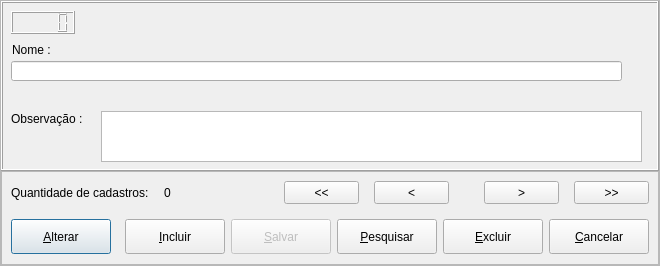
<?xml version="1.0" encoding="UTF-8"?>
<ui version="4.0">
 <class>CadApp</class>
 <widget class="QDialog" name="CadApp">
  <property name="geometry">
   <rect>
    <x>0</x>
    <y>0</y>
    <width>660</width>
    <height>266</height>
   </rect>
  </property>
  <property name="windowTitle">
   <string>Dialog</string>
  </property>
  <layout class="QVBoxLayout" name="verticalLayout">
   <property name="spacing">
    <number>0</number>
   </property>
   <property name="leftMargin">
    <number>0</number>
   </property>
   <property name="topMargin">
    <number>0</number>
   </property>
   <property name="rightMargin">
    <number>0</number>
   </property>
   <property name="bottomMargin">
    <number>0</number>
   </property>
   <item>
    <widget class="QFrame" name="frame">
     <property name="frameShape">
      <enum>QFrame::StyledPanel</enum>
     </property>
     <property name="frameShadow">
      <enum>QFrame::Raised</enum>
     </property>
     <layout class="QVBoxLayout" name="verticalLayout_3">
      <property name="spacing">
       <number>0</number>
      </property>
      <property name="leftMargin">
       <number>0</number>
      </property>
      <property name="topMargin">
       <number>0</number>
      </property>
      <property name="rightMargin">
       <number>0</number>
      </property>
      <property name="bottomMargin">
       <number>0</number>
      </property>
      <item>
       <widget class="QFrame" name="frame_3">
        <property name="frameShape">
         <enum>QFrame::Box</enum>
        </property>
        <property name="frameShadow">
         <enum>QFrame::Raised</enum>
        </property>
        <widget class="QLCDNumber" name="lcd_id">
         <property name="geometry">
          <rect>
           <x>10</x>
           <y>10</y>
           <width>64</width>
           <height>23</height>
          </rect>
         </property>
        </widget>
        <widget class="QLabel" name="label_3">
         <property name="geometry">
          <rect>
           <x>10</x>
           <y>110</y>
           <width>81</width>
           <height>16</height>
          </rect>
         </property>
         <property name="text">
          <string>Observação :</string>
         </property>
        </widget>
        <widget class="QPlainTextEdit" name="plain_obs">
         <property name="geometry">
          <rect>
           <x>100</x>
           <y>110</y>
           <width>541</width>
           <height>51</height>
          </rect>
         </property>
        </widget>
        <widget class="QLineEdit" name="text_nome">
         <property name="geometry">
          <rect>
           <x>10</x>
           <y>60</y>
           <width>611</width>
           <height>20</height>
          </rect>
         </property>
        </widget>
        <widget class="QLabel" name="label">
         <property name="geometry">
          <rect>
           <x>11</x>
           <y>41</y>
           <width>171</width>
           <height>16</height>
          </rect>
         </property>
         <property name="text">
          <string>Nome :</string>
         </property>
        </widget>
       </widget>
      </item>
      <item>
       <widget class="QFrame" name="frame_2">
        <property name="maximumSize">
         <size>
          <width>1000</width>
          <height>94</height>
         </size>
        </property>
        <property name="frameShape">
         <enum>QFrame::StyledPanel</enum>
        </property>
        <property name="frameShadow">
         <enum>QFrame::Raised</enum>
        </property>
        <layout class="QVBoxLayout" name="verticalLayout_2">
         <property name="spacing">
          <number>15</number>
         </property>
         <property name="leftMargin">
          <number>9</number>
         </property>
         <property name="bottomMargin">
          <number>10</number>
         </property>
         <item>
          <layout class="QHBoxLayout" name="horizontalLayout_6">
           <item>
            <layout class="QHBoxLayout" name="horizontalLayout_4">
             <item>
              <widget class="QLabel" name="label_2">
               <property name="text">
                <string>Quantidade de cadastros:</string>
               </property>
              </widget>
             </item>
             <item>
              <widget class="QLabel" name="lbl_total">
               <property name="text">
                <string>0</string>
               </property>
              </widget>
             </item>
            </layout>
           </item>
           <item>
            <spacer name="horizontalSpacer_3">
             <property name="orientation">
              <enum>Qt::Horizontal</enum>
             </property>
             <property name="sizeHint" stdset="0">
              <size>
               <width>178</width>
               <height>20</height>
              </size>
             </property>
            </spacer>
           </item>
           <item>
            <layout class="QHBoxLayout" name="horizontalLayout_3">
             <item>
              <widget class="QPushButton" name="bnt_back_full">
               <property name="minimumSize">
                <size>
                 <width>75</width>
                 <height>23</height>
                </size>
               </property>
               <property name="maximumSize">
                <size>
                 <width>75</width>
                 <height>23</height>
                </size>
               </property>
               <property name="toolTip">
                <string>&lt;html&gt;&lt;head/&gt;&lt;body&gt;&lt;p&gt;Ir para o primeiro...&lt;/p&gt;&lt;/body&gt;&lt;/html&gt;</string>
               </property>
               <property name="text">
                <string>&lt;&lt;</string>
               </property>
               <property name="autoDefault">
                <bool>false</bool>
               </property>
              </widget>
             </item>
             <item>
              <widget class="QPushButton" name="bnt_back">
               <property name="minimumSize">
                <size>
                 <width>75</width>
                 <height>23</height>
                </size>
               </property>
               <property name="maximumSize">
                <size>
                 <width>75</width>
                 <height>23</height>
                </size>
               </property>
               <property name="toolTip">
                <string>&lt;html&gt;&lt;head/&gt;&lt;body&gt;&lt;p&gt;Voltar...&lt;/p&gt;&lt;/body&gt;&lt;/html&gt;</string>
               </property>
               <property name="text">
                <string>&lt;</string>
               </property>
               <property name="autoDefault">
                <bool>false</bool>
               </property>
              </widget>
             </item>
             <item>
              <spacer name="horizontalSpacer_2">
               <property name="orientation">
                <enum>Qt::Horizontal</enum>
               </property>
               <property name="sizeType">
                <enum>QSizePolicy::Minimum</enum>
               </property>
               <property name="sizeHint" stdset="0">
                <size>
                 <width>20</width>
                 <height>20</height>
                </size>
               </property>
              </spacer>
             </item>
             <item>
              <widget class="QPushButton" name="bnt_next">
               <property name="minimumSize">
                <size>
                 <width>75</width>
                 <height>23</height>
                </size>
               </property>
               <property name="maximumSize">
                <size>
                 <width>75</width>
                 <height>23</height>
                </size>
               </property>
               <property name="toolTip">
                <string>&lt;html&gt;&lt;head/&gt;&lt;body&gt;&lt;p&gt;Próximo...&lt;/p&gt;&lt;/body&gt;&lt;/html&gt;</string>
               </property>
               <property name="text">
                <string>&gt;</string>
               </property>
               <property name="autoDefault">
                <bool>false</bool>
               </property>
              </widget>
             </item>
             <item>
              <widget class="QPushButton" name="bnt_next_full">
               <property name="minimumSize">
                <size>
                 <width>75</width>
                 <height>23</height>
                </size>
               </property>
               <property name="maximumSize">
                <size>
                 <width>75</width>
                 <height>23</height>
                </size>
               </property>
               <property name="toolTip">
                <string>&lt;html&gt;&lt;head/&gt;&lt;body&gt;&lt;p&gt;&lt;span style=&quot; font-weight:600;&quot;&gt;Ir para o fim.&lt;/span&gt;&lt;/p&gt;&lt;/body&gt;&lt;/html&gt;</string>
               </property>
               <property name="text">
                <string>&gt;&gt;</string>
               </property>
               <property name="autoDefault">
                <bool>false</bool>
               </property>
              </widget>
             </item>
            </layout>
           </item>
          </layout>
         </item>
         <item>
          <layout class="QHBoxLayout" name="horizontalLayout">
           <property name="spacing">
            <number>6</number>
           </property>
           <property name="sizeConstraint">
            <enum>QLayout::SetDefaultConstraint</enum>
           </property>
           <property name="leftMargin">
            <number>0</number>
           </property>
           <item>
            <widget class="QPushButton" name="bnt_alterar">
             <property name="minimumSize">
              <size>
               <width>100</width>
               <height>30</height>
              </size>
             </property>
             <property name="maximumSize">
              <size>
               <width>131</width>
               <height>41</height>
              </size>
             </property>
             <property name="text">
              <string>&amp;Alterar</string>
             </property>
             <property name="icon">
              <iconset resource="../../My-Finance-QtDesigner/src/resources/icons.qrc">
               <normaloff>:/icons/pencil.png</normaloff>:/icons/pencil.png</iconset>
             </property>
             <property name="iconSize">
              <size>
               <width>25</width>
               <height>25</height>
              </size>
             </property>
            </widget>
           </item>
           <item>
            <spacer name="horizontalSpacer">
             <property name="orientation">
              <enum>Qt::Horizontal</enum>
             </property>
             <property name="sizeHint" stdset="0">
              <size>
               <width>58</width>
               <height>20</height>
              </size>
             </property>
            </spacer>
           </item>
           <item>
            <widget class="QPushButton" name="bnt_adicionar">
             <property name="enabled">
              <bool>true</bool>
             </property>
             <property name="minimumSize">
              <size>
               <width>100</width>
               <height>30</height>
              </size>
             </property>
             <property name="maximumSize">
              <size>
               <width>131</width>
               <height>41</height>
              </size>
             </property>
             <property name="text">
              <string>&amp;Incluir</string>
             </property>
             <property name="icon">
              <iconset resource="../../My-Finance-QtDesigner/src/resources/icons.qrc">
               <normaloff>:/icons/adicionar.png</normaloff>:/icons/adicionar.png</iconset>
             </property>
             <property name="iconSize">
              <size>
               <width>25</width>
               <height>25</height>
              </size>
             </property>
             <property name="shortcut">
              <string>Alt+I</string>
             </property>
            </widget>
           </item>
           <item>
            <widget class="QPushButton" name="bnt_salvar">
             <property name="enabled">
              <bool>false</bool>
             </property>
             <property name="minimumSize">
              <size>
               <width>100</width>
               <height>0</height>
              </size>
             </property>
             <property name="maximumSize">
              <size>
               <width>100</width>
               <height>36</height>
              </size>
             </property>
             <property name="text">
              <string>&amp;Salvar</string>
             </property>
             <property name="icon">
              <iconset resource="../../My-Finance-QtDesigner/src/resources/icons.qrc">
               <normaloff>:/icons/save.png</normaloff>:/icons/save.png</iconset>
             </property>
             <property name="iconSize">
              <size>
               <width>20</width>
               <height>20</height>
              </size>
             </property>
             <property name="shortcut">
              <string/>
             </property>
            </widget>
           </item>
           <item>
            <widget class="QPushButton" name="bnt_search">
             <property name="minimumSize">
              <size>
               <width>100</width>
               <height>29</height>
              </size>
             </property>
             <property name="maximumSize">
              <size>
               <width>100</width>
               <height>41</height>
              </size>
             </property>
             <property name="text">
              <string>&amp;Pesquisar</string>
             </property>
             <property name="icon">
              <iconset resource="../../My-Finance-QtDesigner/src/resources/icons.qrc">
               <normaloff>:/icons/search.png</normaloff>:/icons/search.png</iconset>
             </property>
             <property name="iconSize">
              <size>
               <width>17</width>
               <height>17</height>
              </size>
             </property>
             <property name="shortcut">
              <string>Alt+P</string>
             </property>
             <property name="checkable">
              <bool>false</bool>
             </property>
             <property name="checked">
              <bool>false</bool>
             </property>
             <property name="autoRepeat">
              <bool>false</bool>
             </property>
            </widget>
           </item>
           <item>
            <widget class="QPushButton" name="bnt_excluir">
             <property name="minimumSize">
              <size>
               <width>100</width>
               <height>20</height>
              </size>
             </property>
             <property name="maximumSize">
              <size>
               <width>131</width>
               <height>41</height>
              </size>
             </property>
             <property name="text">
              <string>&amp;Excluir</string>
             </property>
             <property name="icon">
              <iconset resource="../../My-Finance-QtDesigner/src/resources/icons.qrc">
               <normaloff>:/icons/excluir.png</normaloff>:/icons/excluir.png</iconset>
             </property>
             <property name="iconSize">
              <size>
               <width>25</width>
               <height>25</height>
              </size>
             </property>
             <property name="shortcut">
              <string>Alt+E</string>
             </property>
             <property name="checkable">
              <bool>false</bool>
             </property>
             <property name="checked">
              <bool>false</bool>
             </property>
             <property name="autoRepeat">
              <bool>false</bool>
             </property>
            </widget>
           </item>
           <item>
            <widget class="QPushButton" name="bnt_cancelar">
             <property name="minimumSize">
              <size>
               <width>100</width>
               <height>30</height>
              </size>
             </property>
             <property name="maximumSize">
              <size>
               <width>131</width>
               <height>41</height>
              </size>
             </property>
             <property name="text">
              <string>&amp;Cancelar</string>
             </property>
             <property name="icon">
              <iconset resource="../../My-Finance-QtDesigner/src/resources/icons.qrc">
               <normaloff>:/icons/error.png</normaloff>:/icons/error.png</iconset>
             </property>
             <property name="iconSize">
              <size>
               <width>25</width>
               <height>25</height>
              </size>
             </property>
             <property name="shortcut">
              <string>Alt+C</string>
             </property>
             <property name="checkable">
              <bool>false</bool>
             </property>
             <property name="checked">
              <bool>false</bool>
             </property>
             <property name="autoRepeat">
              <bool>false</bool>
             </property>
            </widget>
           </item>
          </layout>
         </item>
        </layout>
       </widget>
      </item>
     </layout>
    </widget>
   </item>
  </layout>
 </widget>
 <tabstops>
  <tabstop>text_nome</tabstop>
  <tabstop>plain_obs</tabstop>
  <tabstop>bnt_alterar</tabstop>
  <tabstop>bnt_adicionar</tabstop>
  <tabstop>bnt_cancelar</tabstop>
  <tabstop>bnt_search</tabstop>
  <tabstop>bnt_excluir</tabstop>
  <tabstop>bnt_next</tabstop>
  <tabstop>bnt_next_full</tabstop>
  <tabstop>bnt_back</tabstop>
  <tabstop>bnt_back_full</tabstop>
  <tabstop>bnt_salvar</tabstop>
 </tabstops>
 <resources>
  <include location="../../My-Finance-QtDesigner/src/resources/icons.qrc"/>
 </resources>
 <connections/>
</ui>
